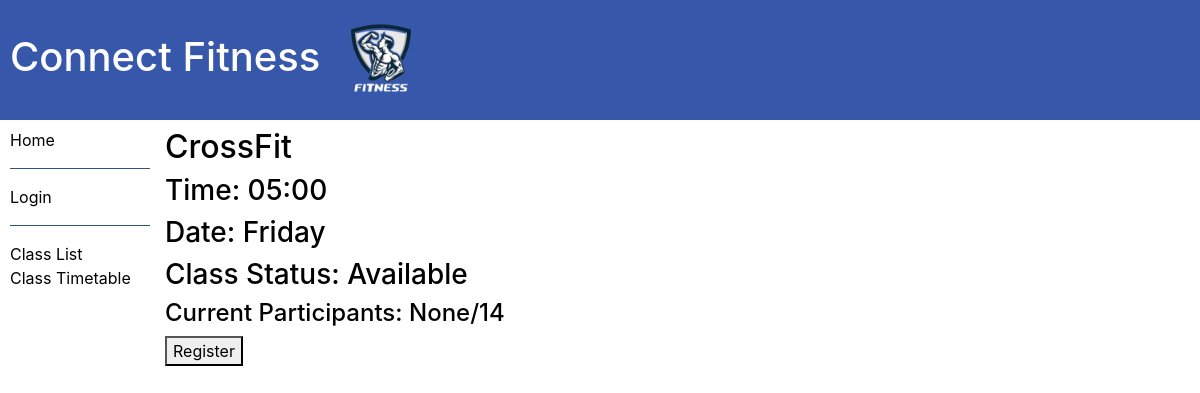
/ERP/timetable_class/31, run on an earlier commit of the app's database.
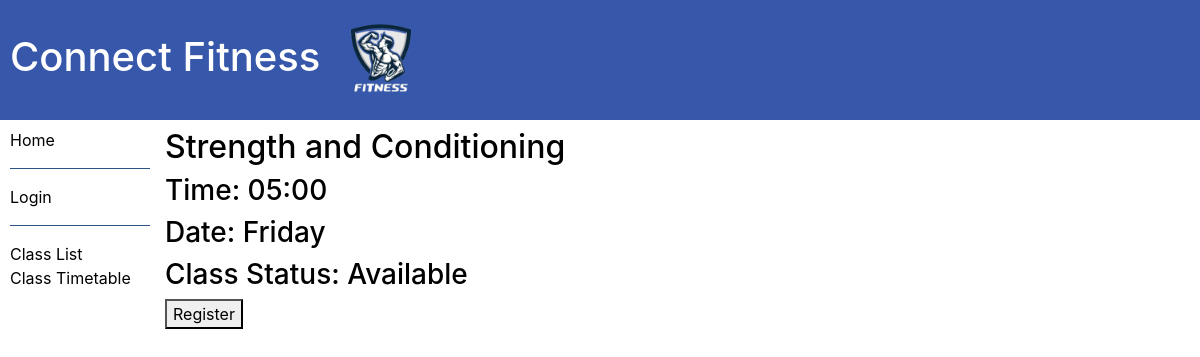
And on a later commit of the database.
### ERP/models.py (models this page shows, shortened)
class timetable_class_instance(models.Model):
    gym_class = models.ForeignKey('Gym_class', on_delete=models.RESTRICT, null=True, blank = True)
    time_slot = models.CharField(max_length=5, null=True, blank=True)
    day = models.CharField(max_length = 10,null=True, blank = True)
    Class_status =(
        ("a", "Available"),
        ("c", "Cancelled"),
        ("h", "On Hold"),
    )
    status = models.CharField(max_length=1,choices=Class_status,blank=False,
                              default="a", help_text="Class status")
    current_participants = models.CharField(max_length = 2, null = True, blank = True)
    class Meta:
        ordering = ['time_slot', 'day']

class Gym_class(models.Model):
    title = models.CharField(max_length = 100)
    description = models.TextField(max_length=1000)
    archive = models.BooleanField(null = True, default=False)
    max_participants = models.CharField(max_length = 2, null = True , blank = True)
    class Meta:
        ordering = ['title']

### ERP/views.py (the view)
# urls.py: path("timetable_class/<int:pk>", views.Timetable_Class_detail.as_view(), name="timetable_class"),
class Timetable_Class_detail(generic.DetailView):
    model = timetable_class_instance
    context_object_name = "timetable_class"
    template_name="timetable_class_detail.html"

### ERP/templates/timetable_class_detail.html (shortened to what this page needs)
{% extends "base_generic.html" %}
{% block content %}
{% load static %}
<head >
</head>
<h2><a href = "{% url 'classes' pk=timetable_class.gym_class.pk %}">{{timetable_class.gym_class.title}}</a></h2>
<h3>Time: {{timetable_class.time_slot}}</h3>
<h3>Date: {{timetable_class.day}}</h3>
<h3>Class Status: {{timetable_class.get_status_display}}</h3>
{% if timetable_class.gym_class.max_participants %}
    <h4>Current Participants: {{timetable_class.current_participants}}/{{timetable_class.gym_class.max_participants}}</h4>
{% endif %}
<button>Register</button>
{% endblock %}

### ERP/templates/base_generic.html (shortened to what this page needs)
<!DOCTYPE html>
<html lang="en">
<head>
{% load static %}
  <h1 style="text-align:left; padding: 10px; color: #ffffff"><a class = "ex3" href="{% url 'index' %}"> Connect Fitness <img loading="lazy" src="{% static 'ERP/logo.webp' %}" alt="Image_Missing" height = 100px></a></h1>
  <link rel="stylesheet" href="https://cdn.jsdelivr.net/npm/bootstrap@4.5.3/dist/css/bootstrap.min.css">
  <link rel="stylesheet" href="{% static 'css/styles.css' %}">
</head>
<body style="background-color:#ffffff;">
  <div class="container-fluid">
    <div class="row">
      <div class="col-sm-1.1">
      {% block sidebar %}
        <ul class="sidebar-nav">
          <a class = "ex1" href="{% url 'index' %}">Home</a>
          <br>
          {% if user.is_authenticated %}
          <hr>
          <div style="color:#000000;" class = "ex2">{{ user.get_username }}</div>
          <div><a class = "ex1" href = "{% url 'user_profile_detail' user.pk|add:'-1' %}">Profile</a></div>
          {% if user.is_staff %}
          <div><a class = "ex1" href ="{% url 'user_profile_list' %}"">Gym_Members</a></div>
          {% endif %}
          <a class = "ex1"href="{% url 'logout'%}?next={{request.path}}">Logout</a>
          <hr>
          {% else %}
          <hr>
          <a class = "ex1" href="{% url 'login'%}?next={{request.path}}">Login</a>
          <hr>
          {% endif %}
          <a class = "ex1" href="{% url 'gym_classes' %}">Class List</a>
          <br>
          <a class = "ex1" href="{% url 'timetable' %}">Class Timetable</a>
        </ul>
     {% endblock %}
      </div>
      <div class="col-sm-10 ">{% block content %}{% endblock %}</div>
    </div>
  </div>
</body>
</html>

### ERP/templates/base_generic.html (style rules this page uses)
html { background-color: #ffffff; }
body { visibility: visable; opacity: 1; background-color: #000000; }
hr { background-color: #325d94 }
div { color: #000000 }
h1 { color: #ffffff; background-color: #3657aa; }
a { color: #000000 }
a.ex1:visited, a.ex1:link { padding-right: 0px; padding-left: 0px; padding-top: 0px; padding-bottom: 0px; width :140px; display:inline-block; color: #000000; }
a.ex3 { color: #ffffff }
ul.sidebar-nav { padding-inline-start: 10px; }

### ERP/templates/timetable_class_detail.html (style rules this page uses)
a.ex3 { color: #ffffff }

What changed in the data, as far as the page shows it:
changed timetable_class_instance "Friday": gym_class "CrossFit" → "Strength and Conditioning"; gym_class_id 1 → 4 (drawn); current_participants "None" → (not shown); gym_class.max_participants "14" → (not shown)
Also different on the page:
text no longer shown: "Current Participants: /"
